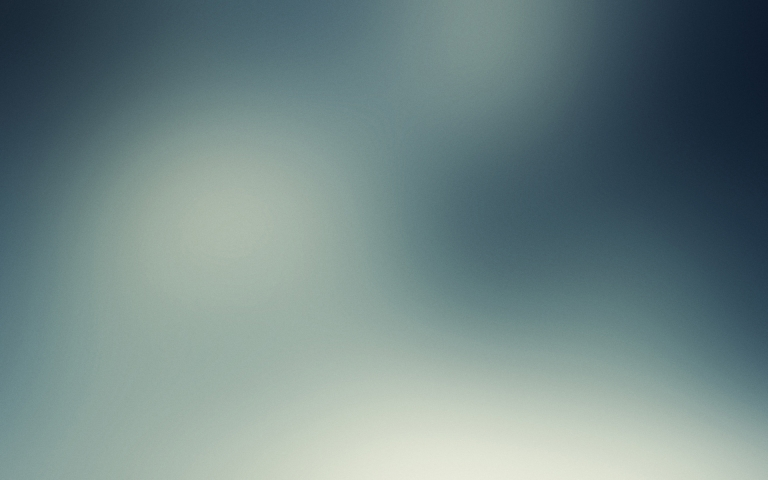
#> input picture Foggy.jpg, 768 x 480 px
$ python Gesture_Game.py   (Python 2 division)   (older library calls are emulated)
#> lines starting #> are read from the running program, lines starting #| are printed output that depends on the picture; after the words box and inside, x2 and y2 are one past the last pixel; in counts of white or black regions, pixels touching at a corner belong together
import cv2
import numpy as np

#Load the Images for the Game
fog = cv2.imread('Foggy.jpg')
#> fog is the input picture: shape (480, 768, 3); mean B, G, R 134.3, 134.4, 113.3
clear = cv2.imread('fog-wallpaper-2.jpg')
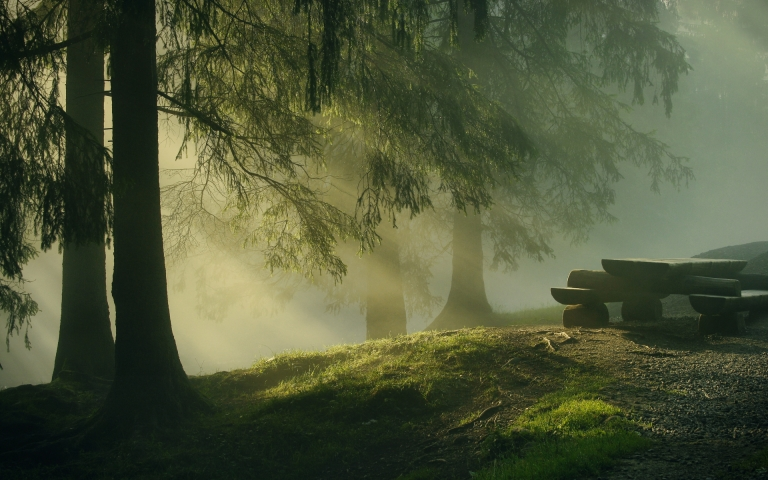
#> input picture fog-wallpaper-2.jpg, 768 x 480 px
#> clear is the input picture: shape (480, 768, 3); mean B, G, R 57.3, 86.5, 79

#blank_image = np.zeros((768,,3), np.uint8)
#change_image = Fog

#Start the Video Capture from the WebCam(Any Video Device)
cap = cv2.VideoCapture(0) # 0 is the ID of the Webcam, enter -1 to have OpenCV list all the connected Video Devices
cap.set(3,768) # Set the Resolution of the Video
cap.set(4,480)
while( cap.isOpened() ) :
    ret,img = cap.read()
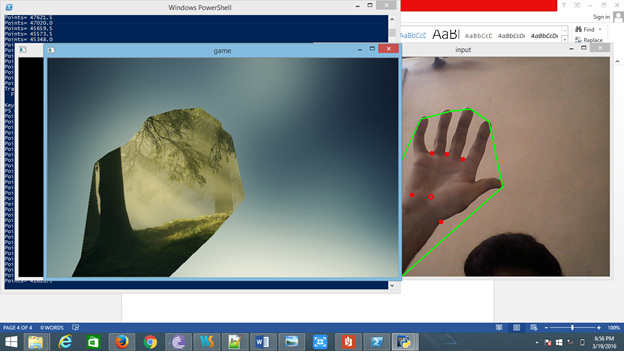
#> input picture Working Images/Game1.png, 624 x 352 px, given in place of the camera
#> img is the input picture: shape (352, 624, 3); mean B, G, R 134.8, 133.6, 127.3
    rows,columns,dim = img.shape
#> rows = 352; columns = 624; dim = 3
	# Convert the Frame to Grayscale
    gray = cv2.cvtColor(img,cv2.COLOR_BGR2GRAY)
	# Reduce Noise and Edge Effects by Applying a Guassian Blur
    blur = cv2.GaussianBlur(gray,(5,5),0)
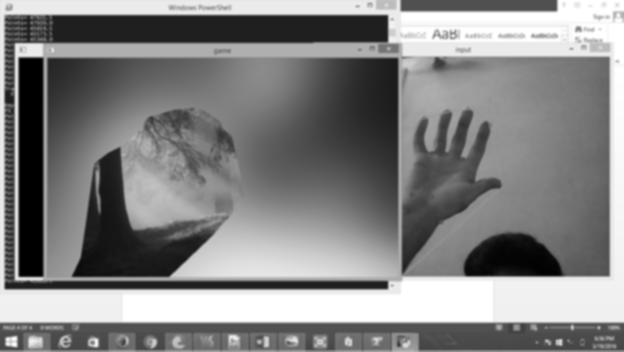
#> blur: shape (352, 624); min 0, max 255, mean 131.7
	# Thresholding : Otsu's Binarization method
    ret,thresh1 = cv2.threshold(blur,20,255,cv2.THRESH_BINARY_INV+cv2.THRESH_OTSU)
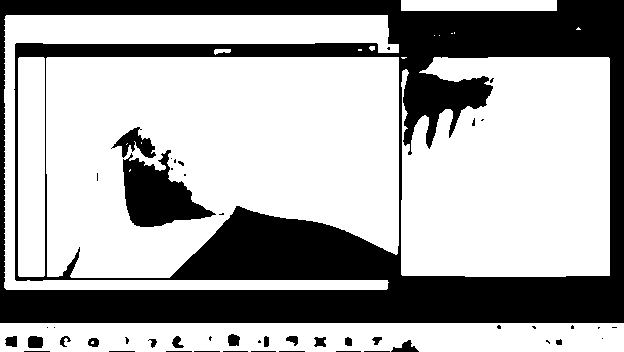
#> thresh1: shape (352, 624); 66.5% white; 49 black regions (23 under 20 px)
#> ret = 152

	# Find the Contours
    _, contours, hierarchy = cv2.findContours(thresh1,cv2.RETR_TREE,cv2.CHAIN_APPROX_SIMPLE)
#> contours = 60 contours, 35 with area under 20; largest, box (x1, y1, x2, y2) and area: (46, 57, 399, 278) 66558, (401, 57, 610, 277) 41086, (0, 323, 624, 352) 17039, (4, 15, 399, 290) 16400, (18, 57, 45, 277) 5692
    drawing = np.zeros(img.shape,np.uint8)

    max_area=0

    for i in range(len(contours)):
            cnt=contours[i]
            area = cv2.contourArea(cnt)
            if(area>max_area):
                max_area=area
                ci=i
#> this loop made 60 passes
#> (area, max_area) on passes 1, 29, 34: (17039, 17039), (41086.5, 41086.5), (66558, 66558)
#> area on passes 5, 6, 8, 10, 11, 12: 39.5, 54, 99.5, 64, 68, 110.5
#> after the loop, ci = 33; max_area = 66558
    cnt=contours[ci]
#> cnt = contour of 168 points, box (x1, y1, x2, y2) (46, 57, 399, 278), area 66558
    area = cv2.contourArea(cnt)
#> area = 66558
    hull = cv2.convexHull(cnt)
#> hull = contour of 10 points, box (x1, y1, x2, y2) (46, 57, 399, 278), area 74713
    prev_hull = cv2.convexHull(cnt)
#> prev_hull has the same summary as hull
    prev_cnt = cnt
#> prev_cnt has the same summary as cnt
    moments = cv2.moments(cnt)
#> moments = moments, m00 66558, centre m10/m00, m01/m00 = (212.6, 153.3)
    if moments['m00']!=0:
                cx = int(moments['m10']/moments['m00']) # cx = M10/M00
#> cx = 212
                cy = int(moments['m01']/moments['m00']) # cy = M01/M00
#> cy = 153

    centr=(cx,cy)
#> centr = (212, 153)
	# Draw the Contours in the Output Image Frame
    cv2.circle(img,centr,5,[0,0,255],2)
#> img: shape (352, 624, 3); 0.04% of pixels changed, all inside (x1, y1, x2, y2) = (206, 147, 219, 160)
    cv2.drawContours(drawing,[cnt],0,(0,255,0),2)
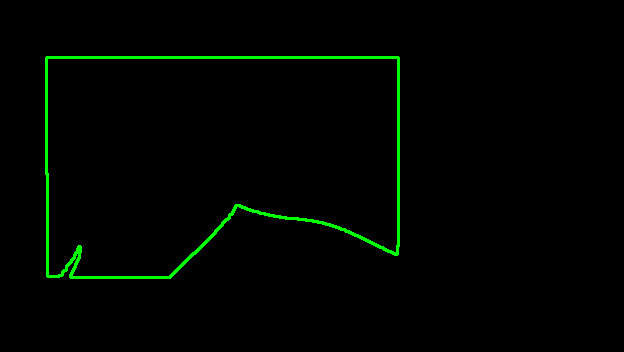
#> drawing: shape (352, 624, 3); mean of channels 0, 1, 2 0, 4.4, 0; drawn as B, G, R
    cv2.drawContours(drawing,[hull],0,(255,0,255),thickness=-1)
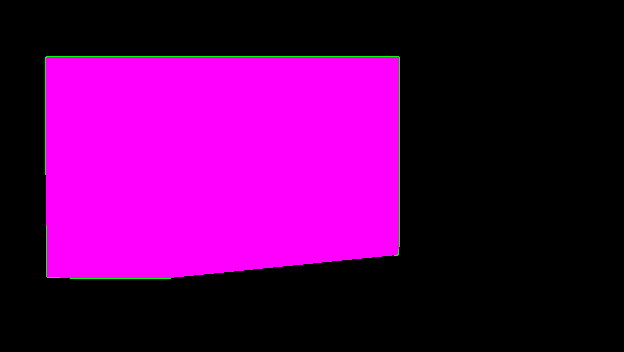
#> drawing: shape (352, 624, 3); mean of channels 0, 1, 2 87.4, 1, 87.4; drawn as B, G, R
    #pts = np.where(drawing == (0,255,0))
	# Check for the Pixels where the Value of BGR is (255,0,255). This is set by the drawContours function and defines the Area under the Contour

    if (area>34000 and area<=65000):
		for i in range(rows):
			for j in range(columns):
				b,g,r = drawing.item(i,j,0),drawing.item(i,j,1),drawing.item(i,j,2)
				if (b == 255 and g == 0 and r == 255):
					# Replace the Pixels under the Contour with the Corresponding Pixels of the Other Image
					p1,p2,p3 = clear.item(i,j,0),clear.item(i,j,1),clear.item(i,j,2)
					fog.itemset((i,j,0),p1)
					fog.itemset((i,j,1),p2)
					fog.itemset((i,j,2),p3)

	# Finding Convexity Defects
	# To find convexity defects use fallowing while finding convex hull
    cnt = cv2.approxPolyDP(cnt,0.01*cv2.arcLength(cnt,True),True)
#> cnt = [[46, 58], [47, 276], [79, 246], [71, 277], [169, 277], [236, 205], [397, 253], [398, 57]]
    hull = cv2.convexHull(cnt,returnPoints = False)
#> hull = [7, 6, 4, 3, 1, 0]

    # Plotting defects
    if(1):
               defects = cv2.convexityDefects(cnt,hull)
#> defects = [[1, 3, 2, 8014], [4, 6, 5, 16535]]
               mind=0
               maxd=0
               for i in range(defects.shape[0]):
                    s,e,f,d = defects[i,0]
                    start = tuple(cnt[s][0])
                    end = tuple(cnt[e][0])
                    far = tuple(cnt[f][0])
                    dist = cv2.pointPolygonTest(cnt,centr,True)
                    cv2.line(img,start,end,[0,255,0],2)
                    cv2.circle(img,far,5,[0,0,255],-1)
#> this loop made 2 passes
#> (s, e, f, d, start, end, far, dist) on passes 1 to 2: (1, 3, 2, 8014, (47, 276), (71, 277), (79, 246), 57.27), (4, 6, 5, 16535, (169, 277), (397, 253), (236, 205), 57.27)
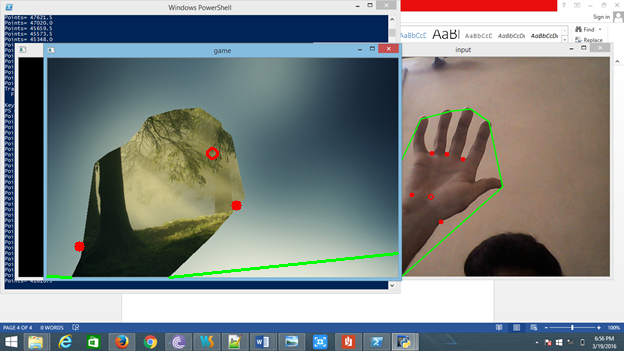
#> img: shape (352, 624, 3); mean B, G, R 134, 133.6, 126.7
               #print "i=",i,"area=",area,"hull",hull,"prev_hull",prev_hull
               print "Points=",area # This is the Area under the Contour
#| Points= 66558.0
               i=0
    #change_image[hull] = Clear[hull]
    #cv2.imshow('final_game',change_image)
	# Plot the Corresponding Images
    cv2.imshow('output',drawing)
    cv2.imshow('input',img)
	# Show the Game Window
    cv2.imshow('game',fog)

    k = cv2.waitKey(10)
#> (key Esc is pressed here)
    if k == 27:
        break

cap.release()
cv2.destroyAllWindows()
